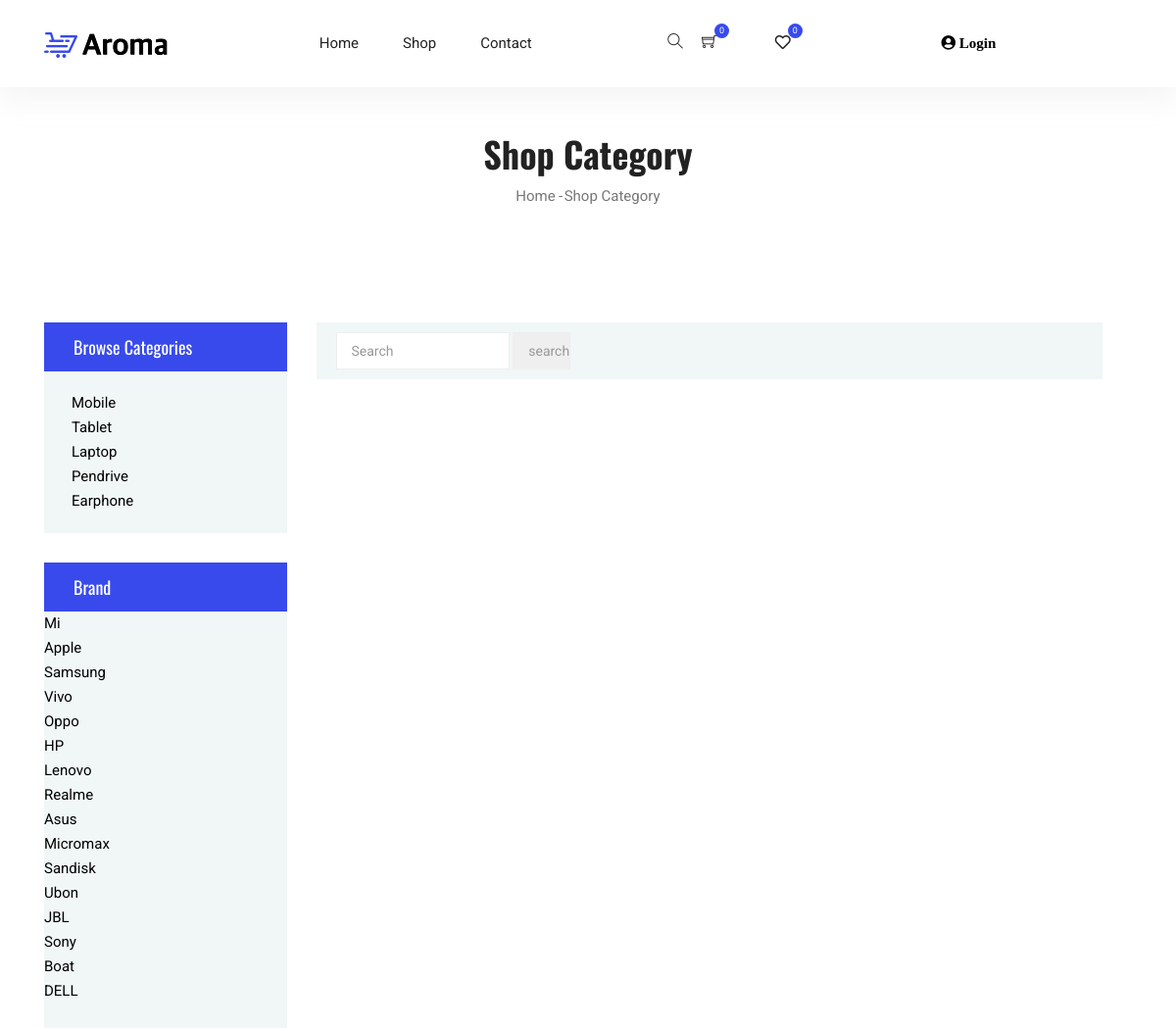
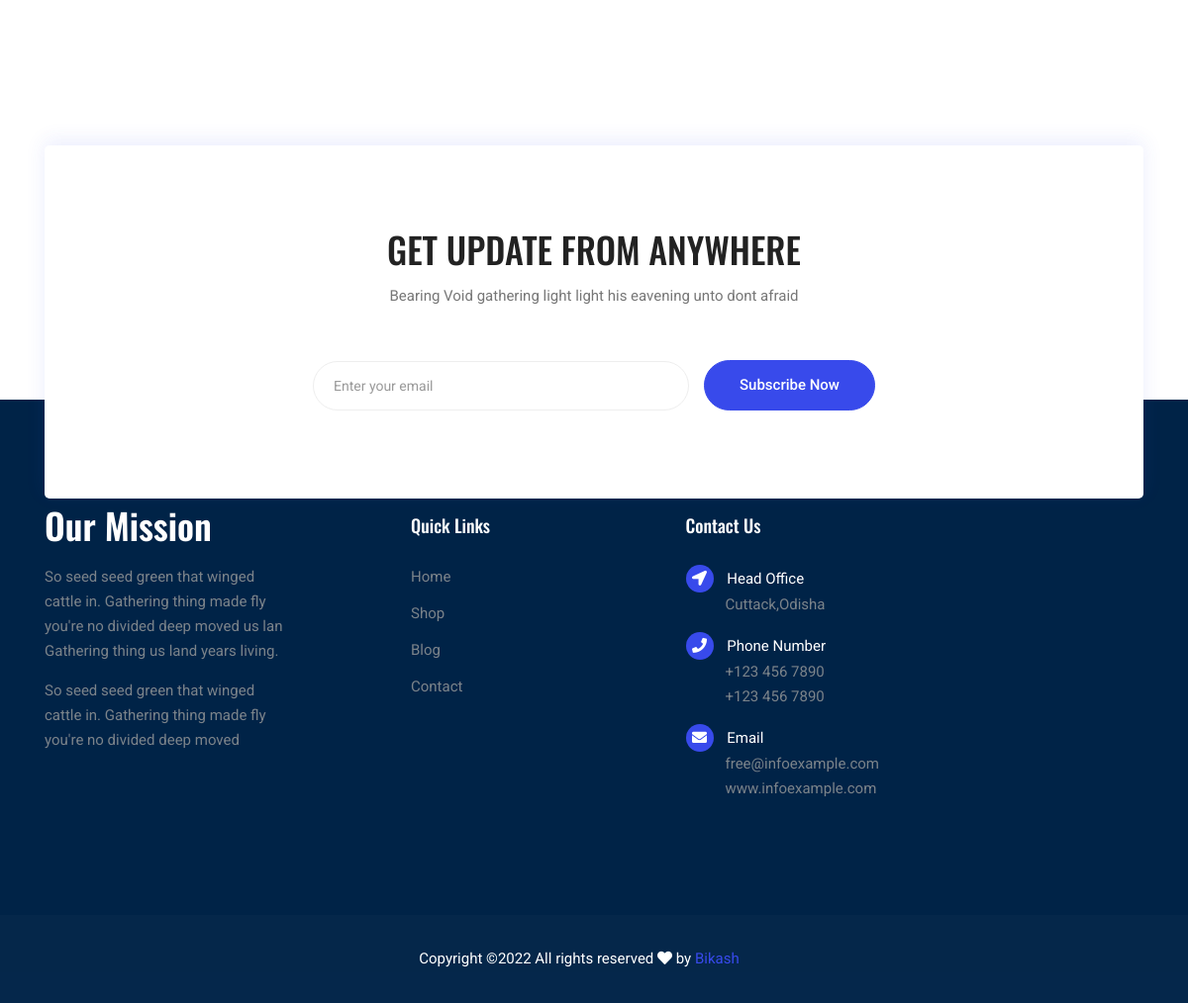
Page /productbrand.php on the committed database (2 pictures, top to bottom).
### tables this page shows
CREATE TABLE `pcategory` (
  `id` int(11) NOT NULL,
  `title` varchar(255) NOT NULL,
  `image` varchar(255) NOT NULL
);

CREATE TABLE `brand` (
  `id` int(11) NOT NULL,
  `name` varchar(255) NOT NULL
);

### productbrand.php (the view, shortened to what this page needs)
<?php include 'connection.php';
include "include/header.php";
?>
		<div class="container h-100">
			<div class="blog-banner mt-5">
				<div class="text-center">
					<h1>Shop Category</h1>
					<nav aria-label="breadcrumb" class="banner-breadcrumb">
            <ol class="breadcrumb">
              <li class="breadcrumb-item"><a href="index.php">Home</a></li>
              <li class="breadcrumb-item active" aria-current="page">Shop Category</li>
            </ol>
          </nav>
				</div>
			</div>
    </div>
  <section class="section-margin--small mb-5">
    <div class="container">
      <div class="row">
        <div class="col-xl-3 col-lg-4 col-md-5">
          <div class="sidebar-categories">
            <div class="head">Browse Categories</div>
            <ul class="main-categories">
              <li class="common-filter">
                  <ul>
                    <?php
$query1="select * from pcategory ";
$result=mysqli_query($conn,$query1);
while($row=mysqli_fetch_assoc($result)){
?>
                    <li class="ul" style="margin-right: 10px;">
                      <a href="productcategory.php?id=<?php echo $row['id']?>" style="text-decoration: none;"><?php echo $row['title']; ?></a>
                    </li>
                    <?php } ?>
                  </ul>
              </li>
            </ul>
          </div>
          <div class="sidebar-filter">
            <div class="top-filter-head">
              Brand
            </div>
            <div class="common-filter">
                <ul >
                  <?php
$query1="select * from brand ";
$result=mysqli_query($conn,$query1);
while($row=mysqli_fetch_assoc($result)){
?>
                  <li class="ul" style="margin-right: 20px;"> <a href="productbrand.php?id=<?php echo $row['id']?>" style="text-decoration: none;"><?php echo $row['name']; ?></a></li>
                  <?php } ?>
                </ul>
            </div>
          </div>
        </div>
        <div class="col-xl-9 col-lg-8 col-md-7">
           <div class="filter-bar d-flex flex-wrap align-items-center">
            <div>
              <div class="input-group filter-bar-search">
                <form action="search.php" method="POST">
                <input type="text" placeholder="Search" name="search">
                  <input type="submit" class="widget-search-btn" value='search'>
                </form>
              </div>
            </div>
          </div>
        </div>
      </div>
    </div>
  </section>
  <section class="subscribe-position">
    <div class="container">
      <div class="subscribe text-center">
        <h3 class="subscribe__title">Get Update From Anywhere</h3>
        <p>Bearing Void gathering light light his eavening unto dont afraid</p>
        <div id="mc_embed_signup">
          <form target="_blank" action="https://spondonit.us12.list-manage.com/subscribe/post?u=1462626880ade1ac87bd9c93a&amp;id=92a4423d01" method="get" class="subscribe-form form-inline mt-5 pt-1">
            <div class="form-group ml-sm-auto">
              <input class="form-control mb-1" type="email" name="EMAIL" placeholder="Enter your email" onfocus="this.placeholder = ''" onblur="this.placeholder = 'Your Email Address '" >
            </div>
            <button class="button button-subscribe mr-auto mb-1" type="submit">Subscribe Now</button>
          </form>
        </div>
      </div>
    </div>
  </section>
	<?php include "include/footer.php"; ?>

### rows in the picture
pcategory: title "Mobile"
pcategory: title "Tablet"
pcategory: title "Laptop"
pcategory: title "Pendrive"
pcategory: title "Earphone"
brand: name "Mi"
brand: name "Apple"
brand: name "Samsung"
brand: name "Vivo"
brand: name "Oppo"
brand: name "HP"
brand: name "Lenovo"
brand: name "Realme"
brand: name "Asus"
brand: name "Micromax"
brand: name "Sandisk"
brand: name "Ubon"
brand: name "JBL"
brand: name "Sony"
brand: name "Boat"
brand: name "DELL"

### other values in the picture
$rows['tid'] "0"
$row['tid'] "0"
